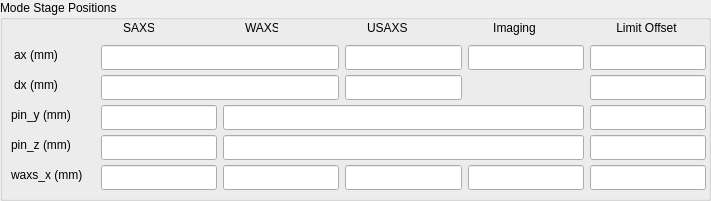
   <widget class="QGroupBox" name="groupBox_8">
    <property name="geometry">
     <rect>
      <x>0</x>
      <y>630</y>
      <width>711</width>
      <height>201</height>
     </rect>
    </property>
    <property name="title">
     <string>Mode Stage Positions</string>
    </property>
    <widget class="caTextEntry" name="catextentry_43">
     <property name="geometry">
      <rect>
       <x>590</x>
       <y>45</y>
       <width>116</width>
       <height>25</height>
      </rect>
     </property>
     <property name="channel" stdset="0">
      <string notr="true">9idcLAX:USAXS_Pin:ax_limit_offset</string>
     </property>
     <property name="background">
      <color>
       <red>115</red>
       <green>215</green>
       <blue>253</blue>
      </color>
     </property>
     <property name="colorMode">
      <enum>caLineEdit::Static</enum>
     </property>
    </widget>
    <widget class="QLabel" name="label_44">
     <property name="geometry">
      <rect>
       <x>11</x>
       <y>47</y>
       <width>50</width>
       <height>16</height>
      </rect>
     </property>
     <property name="text">
      <string>&lt;html&gt;&lt;head/&gt;&lt;body&gt;&lt;p&gt;ax (mm)&lt;/p&gt;&lt;/body&gt;&lt;/html&gt;</string>
     </property>
     <property name="alignment">
      <set>Qt::AlignCenter</set>
     </property>
    </widget>
    <widget class="QLabel" name="label_43">
     <property name="geometry">
      <rect>
       <x>11</x>
       <y>77</y>
       <width>50</width>
       <height>16</height>
      </rect>
     </property>
     <property name="text">
      <string>&lt;html&gt;&lt;head/&gt;&lt;body&gt;&lt;p&gt;dx (mm)&lt;/p&gt;&lt;/body&gt;&lt;/html&gt;</string>
     </property>
     <property name="alignment">
      <set>Qt::AlignCenter</set>
     </property>
    </widget>
    <widget class="caTextEntry" name="catextentry_45">
     <property name="geometry">
      <rect>
       <x>345</x>
       <y>75</y>
       <width>117</width>
       <height>25</height>
      </rect>
     </property>
     <property name="channel" stdset="0">
      <string notr="true">9idcLAX:USAXS_Pin:dx_in</string>
     </property>
     <property name="background">
      <color>
       <red>115</red>
       <green>215</green>
       <blue>253</blue>
      </color>
     </property>
     <property name="colorMode">
      <enum>caLineEdit::Static</enum>
     </property>
    </widget>
    <widget class="QLabel" name="label_46">
     <property name="geometry">
      <rect>
       <x>11</x>
       <y>137</y>
       <width>66</width>
       <height>16</height>
      </rect>
     </property>
     <property name="text">
      <string>&lt;html&gt;&lt;head/&gt;&lt;body&gt;&lt;p&gt;pin_z (mm)&lt;/p&gt;&lt;/body&gt;&lt;/html&gt;</string>
     </property>
    </widget>
    <widget class="caTextEntry" name="catextentry_47">
     <property name="geometry">
      <rect>
       <x>345</x>
       <y>45</y>
       <width>117</width>
       <height>25</height>
      </rect>
     </property>
     <property name="channel" stdset="0">
      <string notr="true">9idcLAX:USAXS_Pin:ax_in</string>
     </property>
     <property name="background">
      <color>
       <red>115</red>
       <green>215</green>
       <blue>253</blue>
      </color>
     </property>
     <property name="colorMode">
      <enum>caLineEdit::Static</enum>
     </property>
    </widget>
    <widget class="caTextEntry" name="catextentry_44">
     <property name="geometry">
      <rect>
       <x>590</x>
       <y>105</y>
       <width>116</width>
       <height>25</height>
      </rect>
     </property>
     <property name="channel" stdset="0">
      <string notr="true">9idcLAX:USAXS_Pin:Pin_y_limit_offset</string>
     </property>
     <property name="background">
      <color>
       <red>115</red>
       <green>215</green>
       <blue>253</blue>
      </color>
     </property>
     <property name="colorMode">
      <enum>caLineEdit::Static</enum>
     </property>
    </widget>
    <widget class="caTextEntry" name="catextentry_42">
     <property name="geometry">
      <rect>
       <x>468</x>
       <y>45</y>
       <width>116</width>
       <height>25</height>
      </rect>
     </property>
     <property name="channel" stdset="0">
      <string notr="true">9idcLAX:USAXS_Img:ax_in</string>
     </property>
     <property name="background">
      <color>
       <red>115</red>
       <green>215</green>
       <blue>253</blue>
      </color>
     </property>
     <property name="colorMode">
      <enum>caLineEdit::Static</enum>
     </property>
    </widget>
    <widget class="caTextEntry" name="catextentry_49">
     <property name="geometry">
      <rect>
       <x>590</x>
       <y>75</y>
       <width>116</width>
       <height>25</height>
      </rect>
     </property>
     <property name="channel" stdset="0">
      <string notr="true">9idcLAX:USAXS_Pin:dx_limit_offset</string>
     </property>
     <property name="background">
      <color>
       <red>115</red>
       <green>215</green>
       <blue>253</blue>
      </color>
     </property>
     <property name="colorMode">
      <enum>caLineEdit::Static</enum>
     </property>
    </widget>
    <widget class="QLabel" name="label_47">
     <property name="geometry">
      <rect>
       <x>11</x>
       <y>107</y>
       <width>67</width>
       <height>16</height>
      </rect>
     </property>
     <property name="text">
      <string>&lt;html&gt;&lt;head/&gt;&lt;body&gt;&lt;p&gt;pin_y (mm)&lt;/p&gt;&lt;/body&gt;&lt;/html&gt;</string>
     </property>
    </widget>
    <widget class="caTextEntry" name="catextentry_46">
     <property name="geometry">
      <rect>
       <x>101</x>
       <y>135</y>
       <width>116</width>
       <height>25</height>
      </rect>
     </property>
     <property name="channel" stdset="0">
      <string notr="true">9idcLAX:USAXS_Pin:Pin_z_in</string>
     </property>
     <property name="background">
      <color>
       <red>115</red>
       <green>215</green>
       <blue>253</blue>
      </color>
     </property>
     <property name="colorMode">
      <enum>caLineEdit::Static</enum>
     </property>
    </widget>
    <widget class="caTextEntry" name="catextentry_40">
     <property name="geometry">
      <rect>
       <x>101</x>
       <y>105</y>
       <width>116</width>
       <height>25</height>
      </rect>
     </property>
     <property name="channel" stdset="0">
      <string notr="true">9idcLAX:USAXS_Pin:Pin_y_in</string>
     </property>
     <property name="background">
      <color>
       <red>115</red>
       <green>215</green>
       <blue>253</blue>
      </color>
     </property>
     <property name="colorMode">
      <enum>caLineEdit::Static</enum>
     </property>
    </widget>
    <widget class="caTextEntry" name="catextentry_37">
     <property name="geometry">
      <rect>
       <x>101</x>
       <y>165</y>
       <width>116</width>
       <height>25</height>
      </rect>
     </property>
     <property name="channel" stdset="0">
      <string notr="true">9idcLAX:USAXS_Pin:waxs_x_out</string>
     </property>
     <property name="background">
      <color>
       <red>115</red>
       <green>215</green>
       <blue>253</blue>
      </color>
     </property>
     <property name="colorMode">
      <enum>caLineEdit::Static</enum>
     </property>
    </widget>
    <widget class="caTextEntry" name="catextentry_48">
     <property name="geometry">
      <rect>
       <x>345</x>
       <y>165</y>
       <width>117</width>
       <height>25</height>
      </rect>
     </property>
     <property name="channel" stdset="0">
      <string notr="true">9idcLAX:USAXS_Pin:waxs_x_out</string>
     </property>
     <property name="background">
      <color>
       <red>115</red>
       <green>215</green>
       <blue>253</blue>
      </color>
     </property>
     <property name="colorMode">
      <enum>caLineEdit::Static</enum>
     </property>
    </widget>
    <widget class="caTextEntry" name="catextentry_33">
     <property name="geometry">
      <rect>
       <x>223</x>
       <y>135</y>
       <width>361</width>
       <height>25</height>
      </rect>
     </property>
     <property name="channel" stdset="0">
      <string notr="true">9idcLAX:USAXS_Pin:Pin_z_out</string>
     </property>
     <property name="background">
      <color>
       <red>115</red>
       <green>215</green>
       <blue>253</blue>
      </color>
     </property>
     <property name="colorMode">
      <enum>caLineEdit::Static</enum>
     </property>
    </widget>
    <widget class="caTextEntry" name="catextentry_38">
     <property name="geometry">
      <rect>
       <x>223</x>
       <y>165</y>
       <width>116</width>
       <height>25</height>
      </rect>
     </property>
     <property name="channel" stdset="0">
      <string notr="true">9idcLAX:USAXS_Pin:waxs_x_in</string>
     </property>
     <property name="background">
      <color>
       <red>115</red>
       <green>215</green>
       <blue>253</blue>
      </color>
     </property>
     <property name="colorMode">
      <enum>caLineEdit::Static</enum>
     </property>
    </widget>
    <widget class="caTextEntry" name="catextentry_34">
     <property name="geometry">
      <rect>
       <x>101</x>
       <y>75</y>
       <width>238</width>
       <height>25</height>
      </rect>
     </property>
     <property name="channel" stdset="0">
      <string notr="true">9idcLAX:USAXS_Pin:dx_out</string>
     </property>
     <property name="background">
      <color>
       <red>115</red>
       <green>215</green>
       <blue>253</blue>
      </color>
     </property>
     <property name="colorMode">
      <enum>caLineEdit::Static</enum>
     </property>
    </widget>
    <widget class="QLabel" name="label_45">
     <property name="geometry">
      <rect>
       <x>11</x>
       <y>167</y>
       <width>78</width>
       <height>16</height>
      </rect>
     </property>
     <property name="text">
      <string>&lt;html&gt;&lt;head/&gt;&lt;body&gt;&lt;p&gt;waxs_x (mm)&lt;/p&gt;&lt;/body&gt;&lt;/html&gt;</string>
     </property>
    </widget>
    <widget class="caTextEntry" name="catextentry_32">
     <property name="geometry">
      <rect>
       <x>101</x>
       <y>45</y>
       <width>238</width>
       <height>25</height>
      </rect>
     </property>
     <property name="channel" stdset="0">
      <string notr="true">9idcLAX:USAXS_Pin:ax_out</string>
     </property>
     <property name="background">
      <color>
       <red>115</red>
       <green>215</green>
       <blue>253</blue>
      </color>
     </property>
     <property name="colorMode">
      <enum>caLineEdit::Static</enum>
     </property>
    </widget>
    <widget class="caTextEntry" name="catextentry_39">
     <property name="geometry">
      <rect>
       <x>590</x>
       <y>135</y>
       <width>116</width>
       <height>25</height>
      </rect>
     </property>
     <property name="channel" stdset="0">
      <string notr="true">9idcLAX:USAXS_Pin:Pin_z_limit_offset</string>
     </property>
     <property name="background">
      <color>
       <red>115</red>
       <green>215</green>
       <blue>253</blue>
      </color>
     </property>
     <property name="colorMode">
      <enum>caLineEdit::Static</enum>
     </property>
    </widget>
    <widget class="caTextEntry" name="catextentry_36">
     <property name="geometry">
      <rect>
       <x>223</x>
       <y>105</y>
       <width>361</width>
       <height>25</height>
      </rect>
     </property>
     <property name="channel" stdset="0">
      <string notr="true">9idcLAX:USAXS_Pin:Pin_y_out</string>
     </property>
     <property name="background">
      <color>
       <red>115</red>
       <green>215</green>
       <blue>253</blue>
      </color>
     </property>
     <property name="colorMode">
      <enum>caLineEdit::Static</enum>
     </property>
    </widget>
    <widget class="caTextEntry" name="catextentry_50">
     <property name="geometry">
      <rect>
       <x>590</x>
       <y>165</y>
       <width>116</width>
       <height>25</height>
      </rect>
     </property>
     <property name="channel" stdset="0">
      <string notr="true">9idcLAX:USAXS_Pin:waxs_x_limit_offset</string>
     </property>
     <property name="background">
      <color>
       <red>115</red>
       <green>215</green>
       <blue>253</blue>
      </color>
     </property>
     <property name="colorMode">
      <enum>caLineEdit::Static</enum>
     </property>
    </widget>
    <widget class="caTextEntry" name="catextentry_41">
     <property name="geometry">
      <rect>
       <x>468</x>
       <y>165</y>
       <width>116</width>
       <height>25</height>
      </rect>
     </property>
     <property name="channel" stdset="0">
      <string notr="true">9idcLAX:USAXS_Img:waxs_x_in</string>
     </property>
     <property name="background">
      <color>
       <red>115</red>
       <green>215</green>
       <blue>253</blue>
      </color>
     </property>
     <property name="colorMode">
      <enum>caLineEdit::Static</enum>
     </property>
    </widget>
    <widget class="QLabel" name="label_40">
     <property name="geometry">
      <rect>
       <x>367</x>
       <y>20</y>
       <width>40</width>
       <height>16</height>
      </rect>
     </property>
     <property name="text">
      <string>&lt;html&gt;&lt;head/&gt;&lt;body&gt;&lt;p&gt;USAXS&lt;/p&gt;&lt;/body&gt;&lt;/html&gt;</string>
     </property>
     <property name="alignment">
      <set>Qt::AlignCenter</set>
     </property>
    </widget>
    <widget class="QLabel" name="label_42">
     <property name="geometry">
      <rect>
       <x>245</x>
       <y>20</y>
       <width>33</width>
       <height>16</height>
      </rect>
     </property>
     <property name="text">
      <string>&lt;html&gt;&lt;head/&gt;&lt;body&gt;&lt;p&gt;WAXS&lt;/p&gt;&lt;/body&gt;&lt;/html&gt;</string>
     </property>
     <property name="alignment">
      <set>Qt::AlignCenter</set>
     </property>
    </widget>
    <widget class="QLabel" name="label_39">
     <property name="geometry">
      <rect>
       <x>123</x>
       <y>20</y>
       <width>31</width>
       <height>16</height>
      </rect>
     </property>
     <property name="text">
      <string>&lt;html&gt;&lt;head/&gt;&lt;body&gt;&lt;p&gt;SAXS&lt;/p&gt;&lt;/body&gt;&lt;/html&gt;</string>
     </property>
     <property name="alignment">
      <set>Qt::AlignCenter</set>
     </property>
    </widget>
    <widget class="QLabel" name="label_38">
     <property name="geometry">
      <rect>
       <x>490</x>
       <y>20</y>
       <width>49</width>
       <height>16</height>
      </rect>
     </property>
     <property name="text">
      <string>&lt;html&gt;&lt;head/&gt;&lt;body&gt;&lt;p&gt;Imaging&lt;/p&gt;&lt;/body&gt;&lt;/html&gt;</string>
     </property>
     <property name="alignment">
      <set>Qt::AlignCenter</set>
     </property>
    </widget>
    <widget class="QLabel" name="label_41">
     <property name="geometry">
      <rect>
       <x>612</x>
       <y>20</y>
       <width>69</width>
       <height>16</height>
      </rect>
     </property>
     <property name="text">
      <string>Limit Offset</string>
     </property>
     <property name="alignment">
      <set>Qt::AlignCenter</set>
     </property>
    </widget>
   </widget>
